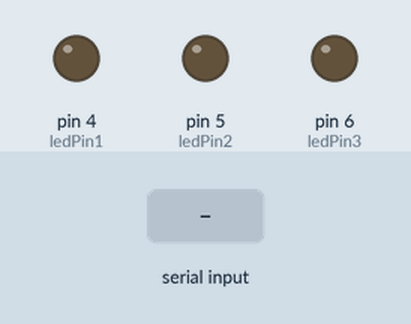
Simulated run of this sketch. Board: Arduino Uno, built with avr-gcc and run on an emulated ATmega328P. Parts: output pins drawn as LEDs (lit = HIGH). Inputs (shaded band) come from the test bench.

Above: at 1.2 s.
1.3 s: "R" received over Serial
At 2.0 s:
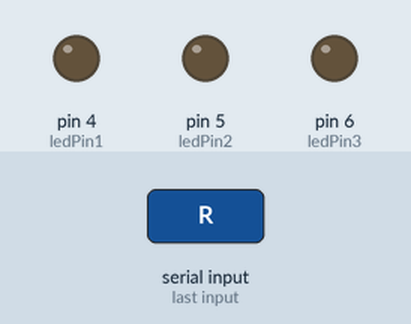
2.8 s: "V" received over Serial
At 3.8 s:
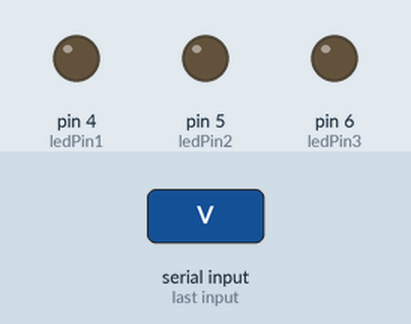
4.3 s: "B" received over Serial
At 5.7 s:
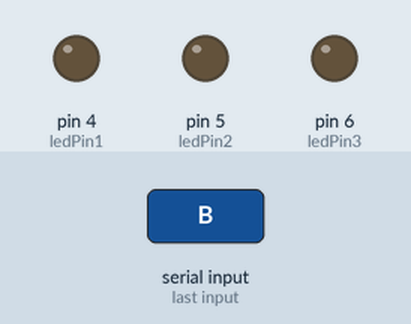
Timing chart, 0 to 7.3 s (numbered marks = the images above; inputs shaded):
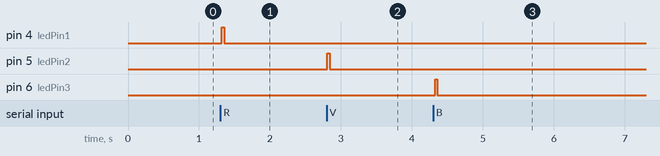

The sketch:

Arduino_cercleover.ino
```cpp
int ledPin1 = 4;
int ledPin2 = 5;
int ledPin3 = 6;


int mydata;

void setup()

{

  Serial.begin(9600);
  pinMode(ledPin1, OUTPUT);
  pinMode(ledPin2, OUTPUT);
  pinMode(ledPin3, OUTPUT);
}


void loop()

{


  mydata = Serial.read();

    if ( mydata == 'R')
    {

      digitalWrite(ledPin1, HIGH);

    }
    else if ( mydata == 'V')
    {

      digitalWrite(ledPin2, HIGH);
    }
    else if ( mydata == 'B')
    {

      digitalWrite(ledPin3, HIGH);
    }
    else
    {
      delay(33);
      digitalWrite(ledPin1, LOW);
      digitalWrite(ledPin2, LOW);
      digitalWrite(ledPin3, LOW);
    }


}
```

Measured:
- after the input at 1.3 s, pin 4 (ledPin1): LOW → HIGH at once, → LOW 0.03 s later
- after the input at 2.8 s, pin 5 (ledPin2): LOW → HIGH at once, → LOW 0.03 s later
- after the input at 4.3 s, pin 6 (ledPin3): LOW → HIGH at once, → LOW 0.03 s later
